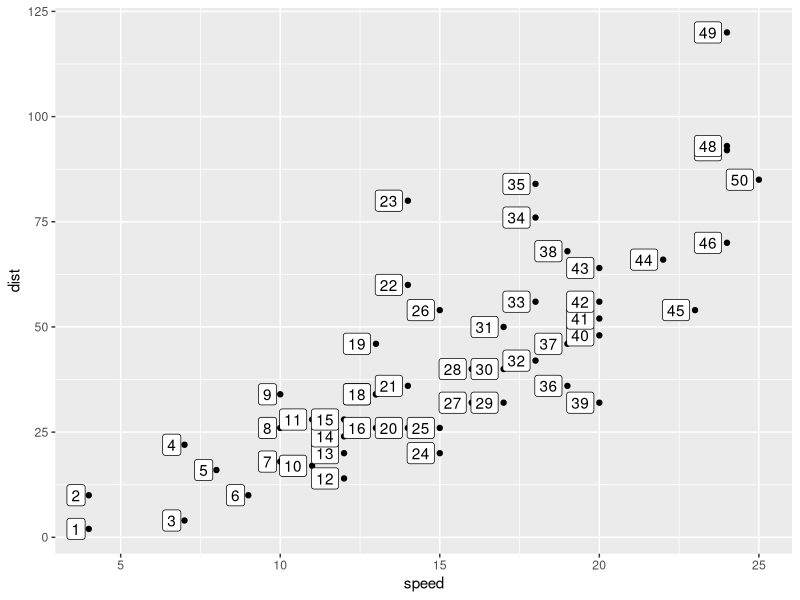
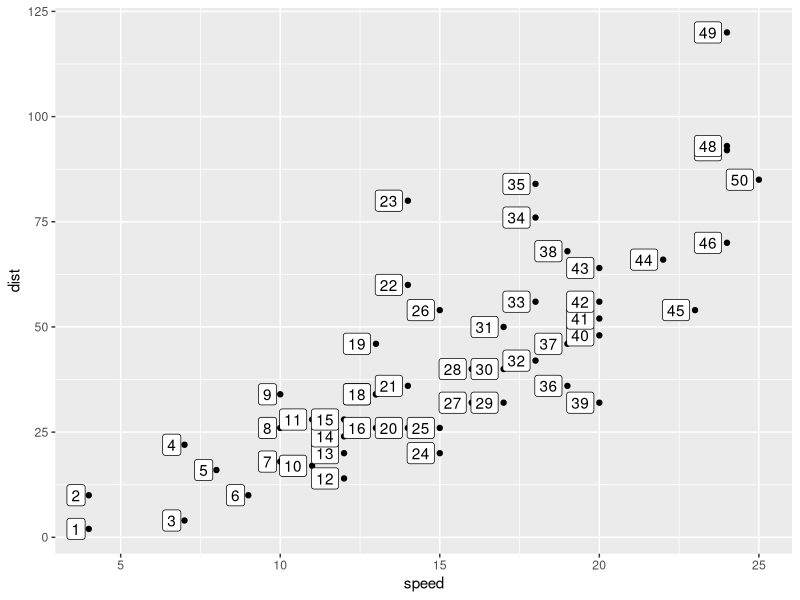
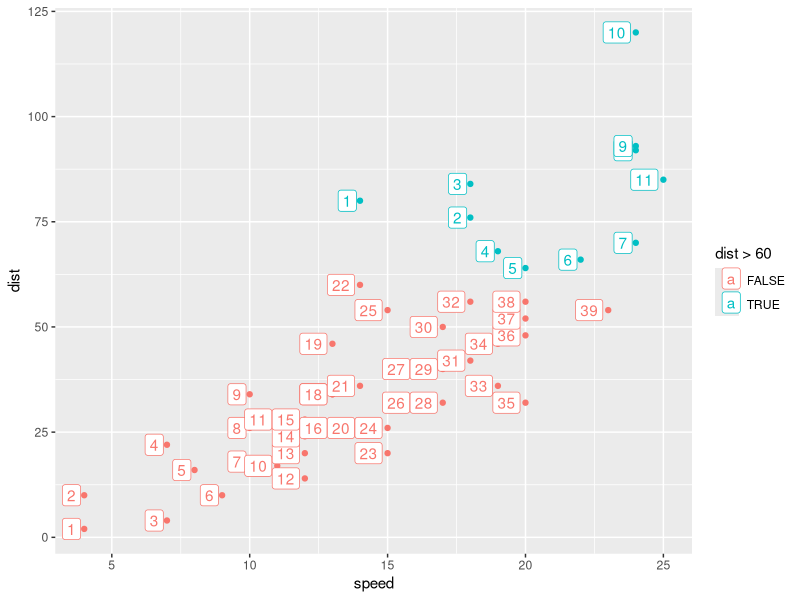
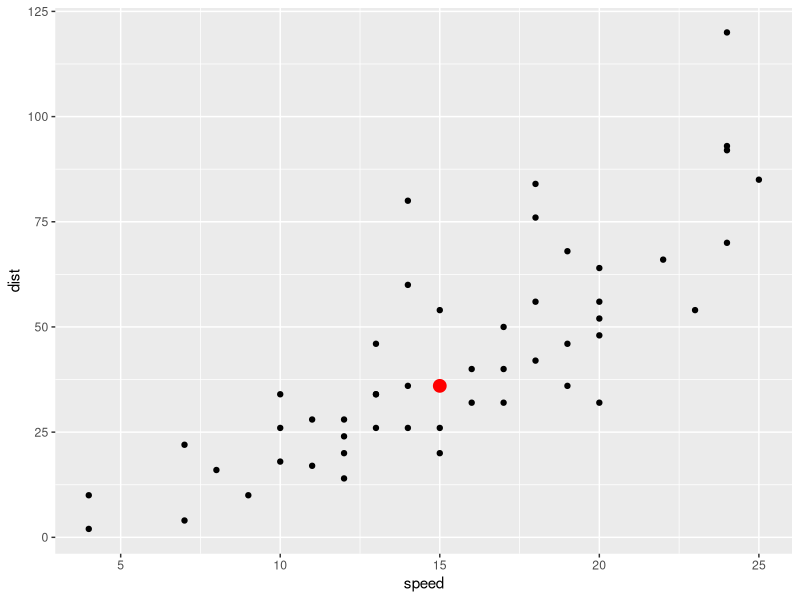
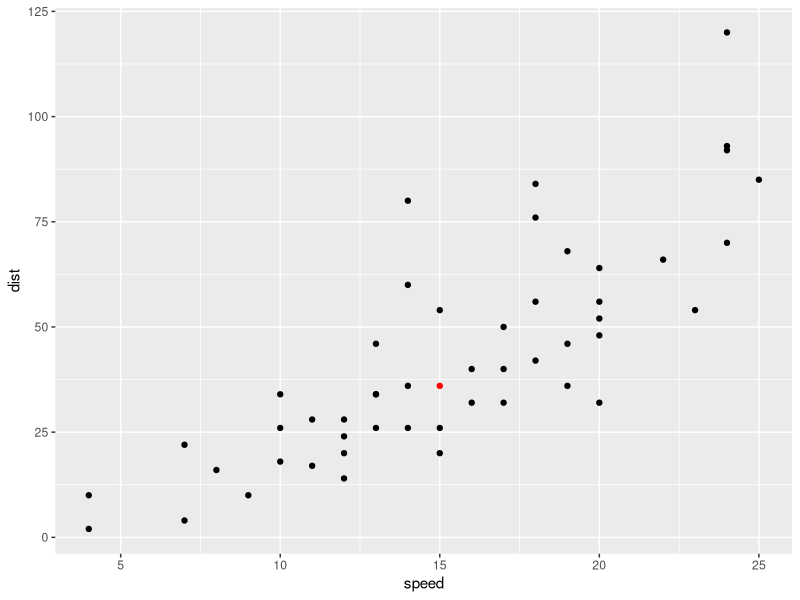
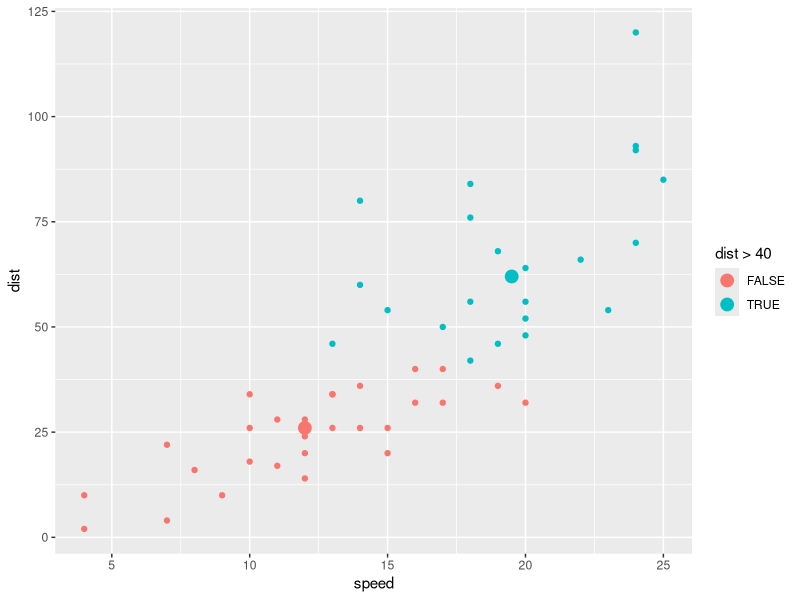
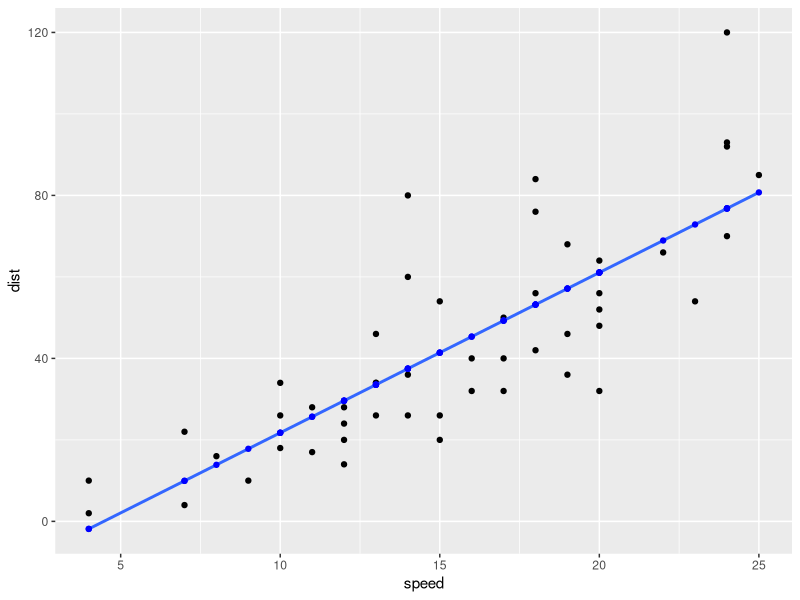
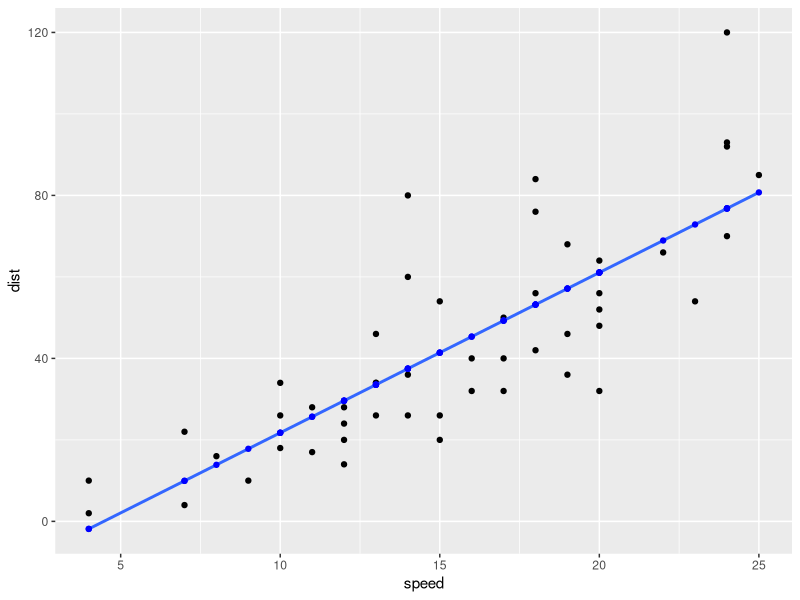

Write the R code that produced these figures, in order.
## ---- chunk 1
knitr::opts_chunk$set(echo = TRUE, message = F, warning = F)
## ---- chunk 2
library(tidyverse)
library(palmerpenguins)
cars %>% 
  mutate(id_number = 1:n()) %>% 
  ggplot() + 
  aes(x = speed, y = dist) + 
  geom_point() + 
  geom_label(aes(label = id_number), 
             hjust = 1.2)
## ---- chunk 3
# you won't use the scales argument, but ggplot will later
compute_group_row_number <- function(data, scales){
  
  data %>% 
    # add an additional column called label
    # the geom we inherit from requires the label aesthetic
    mutate(label = 1:n())
  
}

# step 1b test the computation function 
cars %>% 
  # input must have required aesthetic inputs as columns
  rename(x = speed, y = dist) %>% 
  compute_group_row_number() %>% 
  head()
## ---- chunk 4
StatRownumber <- ggplot2::ggproto(`_class` = "StatRownumber",
                                  `_inherit` = ggplot2::Stat,
                                  required_aes = c("x", "y"),
                                  compute_group = compute_group_row_number)
## ---- chunk 5
geom_label_row_number <- function(mapping = NULL, data = NULL,
                           position = "identity", na.rm = FALSE,
                           show.legend = NA,
                           inherit.aes = TRUE, ...) {
  ggplot2::layer(
    stat = StatRownumber, # proto object from Step 2
    geom = ggplot2::GeomLabel, # inherit other behavior
    data = data, 
    mapping = mapping,
    position = position, 
    show.legend = show.legend, 
    inherit.aes = inherit.aes,
    params = list(na.rm = na.rm, ...)
  )
}
## ---- chunk 6
cars %>% 
  ggplot() + 
  aes(x = speed, y = dist) + 
  geom_point() + 
  geom_label_row_number(hjust = 1.2) # function in action
## ---- chunk 7
last_plot() + 
  aes(color = dist > 60) # Computation is within group
## ---- chunk 8
paste0("(", 1, ", ",3., ")")
## ---- chunk 9
cars %>% 
  summarize(dist_median = median(dist),
            speed_median = median(speed)) ->
cars_medians

cars %>% 
  ggplot() + 
  aes(x = speed) + 
  aes(y = dist) + 
  geom_point() + 
  geom_point(data = cars_medians,
    color = "red", size = 4,
             aes(x = speed_median,
                 y = dist_median))
## ---- chunk 10
compute_group_xy_medians<- function(data, scales){
  data %>% 
    summarize(x = median(x),
            y = median(y))
}
cars%>%
  rename(x = speed, y = dist)%>%
  compute_group_xy_medians()
## ---- chunk 11
StatXYMedians<-ggplot2::ggproto(`_class` = "StatXYMedians",
                                  `_inherit` = ggplot2::Stat,
                                  required_aes = c("x", "y"),
                                  compute_group = compute_group_xy_medians)
## ---- chunk 12
geom_point_xy_medians <- function(mapping = NULL, data = NULL,
                           position = "identity", na.rm = FALSE,
                           show.legend = NA,
                           inherit.aes = TRUE, ...) {
  ggplot2::layer(
    stat = StatXYMedians, # proto object from step 2
    geom = ggplot2::GeomPoint, # inherit other behavior
    data = data, 
    mapping = mapping,
    position = position, 
    show.legend = show.legend, 
    inherit.aes = inherit.aes,
    params = list(na.rm = na.rm, ...)
  )
}
## ---- chunk 13
cars%>%
  ggplot()+
  aes(x=speed, y=dist)+
  geom_point()+
  geom_point_xy_medians(color= "red")
## ---- chunk 14
cars%>%
  ggplot()+
  aes(x=speed, y=dist, color= dist>40)+
  geom_point()+
  geom_point_xy_medians(size = 4)
## ---- chunk 15
model <- lm(formula = dist ~ speed, data = cars) 

cars %>% 
  mutate(fitted = model$fitted.values) ->
cars_w_fitted

cars %>% 
  ggplot() + 
  aes(x = speed, y = dist) +
  geom_point() + 
  geom_smooth(method = "lm", se = F) + 
  geom_point(data = cars_w_fitted,
             aes(y = fitted),
             color = "blue")
## ---- chunk 16
compute_group_lm_fitted<- function(data, scales){
  model<-lm(formula= y ~ x, data = data)
  data %>% 
    mutate(y=model$fitted.values)
}

# test out the function
cars %>%
  # rename to explicitly state the x and y inputs
  rename(x = speed, y = dist)%>%
  compute_group_lm_fitted()
## ---- chunk 17
StatLmFitted<-ggplot2::ggproto(`_class` = "StatLmFitted",
                                  `_inherit` = ggplot2::Stat,
                                  required_aes = c("x", "y"),
                                  compute_group = compute_group_lm_fitted)
## ---- chunk 18
geom_point_lm_fitted <- function(mapping = NULL, data = NULL,
                           position = "identity", na.rm = FALSE,
                           show.legend = NA,
                           inherit.aes = TRUE, ...) {
  ggplot2::layer(
    stat = StatLmFitted, # proto object from step 2
    geom = ggplot2::GeomPoint, # inherit other behavior
    data = data, 
    mapping = mapping,
    position = position, 
    show.legend = show.legend, 
    inherit.aes = inherit.aes,
    params = list(na.rm = na.rm, ...)
  )
}
## ---- chunk 19
cars %>% 
  ggplot() + 
  aes(x = speed, y = dist) +
  geom_point() + 
  geom_smooth(method="lm", se= F)+
  geom_point_lm_fitted(color="blue")
